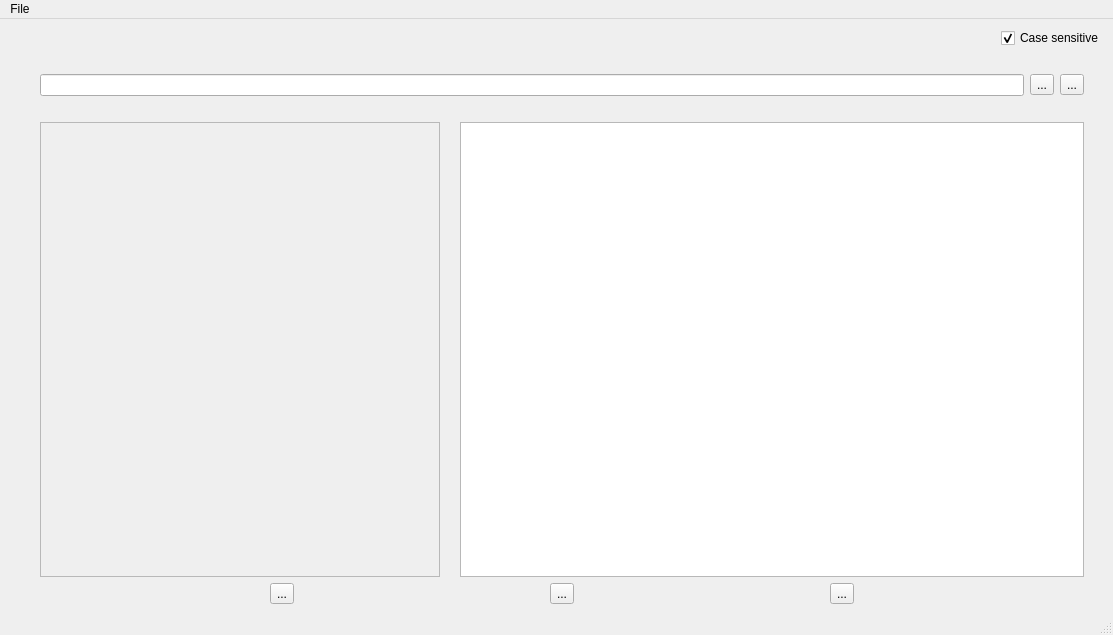
<?xml version="1.0" encoding="UTF-8"?>
<ui version="4.0">
 <class>MainWindow</class>
 <widget class="QMainWindow" name="MainWindow">
  <property name="geometry">
   <rect>
    <x>0</x>
    <y>0</y>
    <width>1113</width>
    <height>635</height>
   </rect>
  </property>
  <property name="sizePolicy">
   <sizepolicy hsizetype="Minimum" vsizetype="Minimum">
    <horstretch>0</horstretch>
    <verstretch>0</verstretch>
   </sizepolicy>
  </property>
  <property name="minimumSize">
   <size>
    <width>992</width>
    <height>594</height>
   </size>
  </property>
  <property name="windowTitle">
   <string>YTTRDB - Youtube Videos Transcript Database Tool</string>
  </property>
  <widget class="QWidget" name="centralwidget">
   <property name="sizePolicy">
    <sizepolicy hsizetype="Preferred" vsizetype="Preferred">
     <horstretch>0</horstretch>
     <verstretch>0</verstretch>
    </sizepolicy>
   </property>
   <layout class="QVBoxLayout" name="verticalLayout_2">
    <property name="leftMargin">
     <number>20</number>
    </property>
    <item alignment="Qt::AlignRight">
     <widget class="QCheckBox" name="checkBox1">
      <property name="enabled">
       <bool>true</bool>
      </property>
      <property name="text">
       <string>Case sensitive</string>
      </property>
      <property name="checked">
       <bool>true</bool>
      </property>
     </widget>
    </item>
    <item>
     <layout class="QHBoxLayout" name="horizontalLayout_3">
      <property name="leftMargin">
       <number>20</number>
      </property>
      <property name="topMargin">
       <number>20</number>
      </property>
      <property name="rightMargin">
       <number>20</number>
      </property>
      <property name="bottomMargin">
       <number>20</number>
      </property>
      <item>
       <widget class="QLineEdit" name="text1"/>
      </item>
      <item>
       <widget class="QToolButton" name="searchButton">
        <property name="text">
         <string>...</string>
        </property>
        <property name="icon">
         <iconset>
          <normaloff>images/search.png</normaloff>images/search.png</iconset>
        </property>
        <property name="checkable">
         <bool>false</bool>
        </property>
       </widget>
      </item>
      <item>
       <widget class="QToolButton" name="xButton">
        <property name="text">
         <string>...</string>
        </property>
        <property name="icon">
         <iconset>
          <normaloff>images/x.png</normaloff>images/x.png</iconset>
        </property>
        <property name="checkable">
         <bool>false</bool>
        </property>
       </widget>
      </item>
     </layout>
    </item>
    <item>
     <layout class="QHBoxLayout" name="horizontalLayout_4">
      <property name="spacing">
       <number>20</number>
      </property>
      <property name="leftMargin">
       <number>20</number>
      </property>
      <property name="rightMargin">
       <number>20</number>
      </property>
      <item>
       <widget class="QFrame" name="mainFrame">
        <property name="sizePolicy">
         <sizepolicy hsizetype="Minimum" vsizetype="Minimum">
          <horstretch>0</horstretch>
          <verstretch>0</verstretch>
         </sizepolicy>
        </property>
        <property name="minimumSize">
         <size>
          <width>400</width>
          <height>400</height>
         </size>
        </property>
        <property name="frameShape">
         <enum>QFrame::StyledPanel</enum>
        </property>
        <property name="frameShadow">
         <enum>QFrame::Raised</enum>
        </property>
       </widget>
      </item>
      <item>
       <widget class="QTextBrowser" name="textBrowser">
        <property name="source">
         <url>
          <string>file:///D:/Python38/YTransDB/YTTRDB.html</string>
         </url>
        </property>
       </widget>
      </item>
     </layout>
    </item>
    <item>
     <layout class="QHBoxLayout" name="horizontalLayout_5">
      <item>
       <widget class="QToolButton" name="backButton">
        <property name="text">
         <string>...</string>
        </property>
        <property name="icon">
         <iconset>
          <normaloff>images/left.png</normaloff>images/left.png</iconset>
        </property>
        <property name="checkable">
         <bool>false</bool>
        </property>
       </widget>
      </item>
      <item>
       <widget class="QToolButton" name="forwardButton">
        <property name="text">
         <string>...</string>
        </property>
        <property name="icon">
         <iconset>
          <normaloff>images/right.png</normaloff>images/right.png</iconset>
        </property>
        <property name="checkable">
         <bool>false</bool>
        </property>
       </widget>
      </item>
      <item>
       <widget class="QToolButton" name="playButton">
        <property name="text">
         <string>...</string>
        </property>
        <property name="icon">
         <iconset>
          <normaloff>images/play.png</normaloff>images/play.png</iconset>
        </property>
        <property name="checkable">
         <bool>false</bool>
        </property>
       </widget>
      </item>
     </layout>
    </item>
   </layout>
  </widget>
  <widget class="QMenuBar" name="menubar">
   <property name="geometry">
    <rect>
     <x>0</x>
     <y>0</y>
     <width>1113</width>
     <height>22</height>
    </rect>
   </property>
   <widget class="QMenu" name="menuFile">
    <property name="title">
     <string>File</string>
    </property>
    <addaction name="actionAdd_video"/>
    <addaction name="separator"/>
    <addaction name="actionExit"/>
   </widget>
   <addaction name="menuFile"/>
  </widget>
  <widget class="QStatusBar" name="statusbar"/>
  <action name="actionAdd_video">
   <property name="text">
    <string>Add video ...</string>
   </property>
   <property name="shortcut">
    <string>Ctrl+O</string>
   </property>
  </action>
  <action name="actionExit">
   <property name="text">
    <string>Exit</string>
   </property>
   <property name="shortcut">
    <string>Ctrl+Q</string>
   </property>
  </action>
 </widget>
 <resources/>
 <connections/>
</ui>
